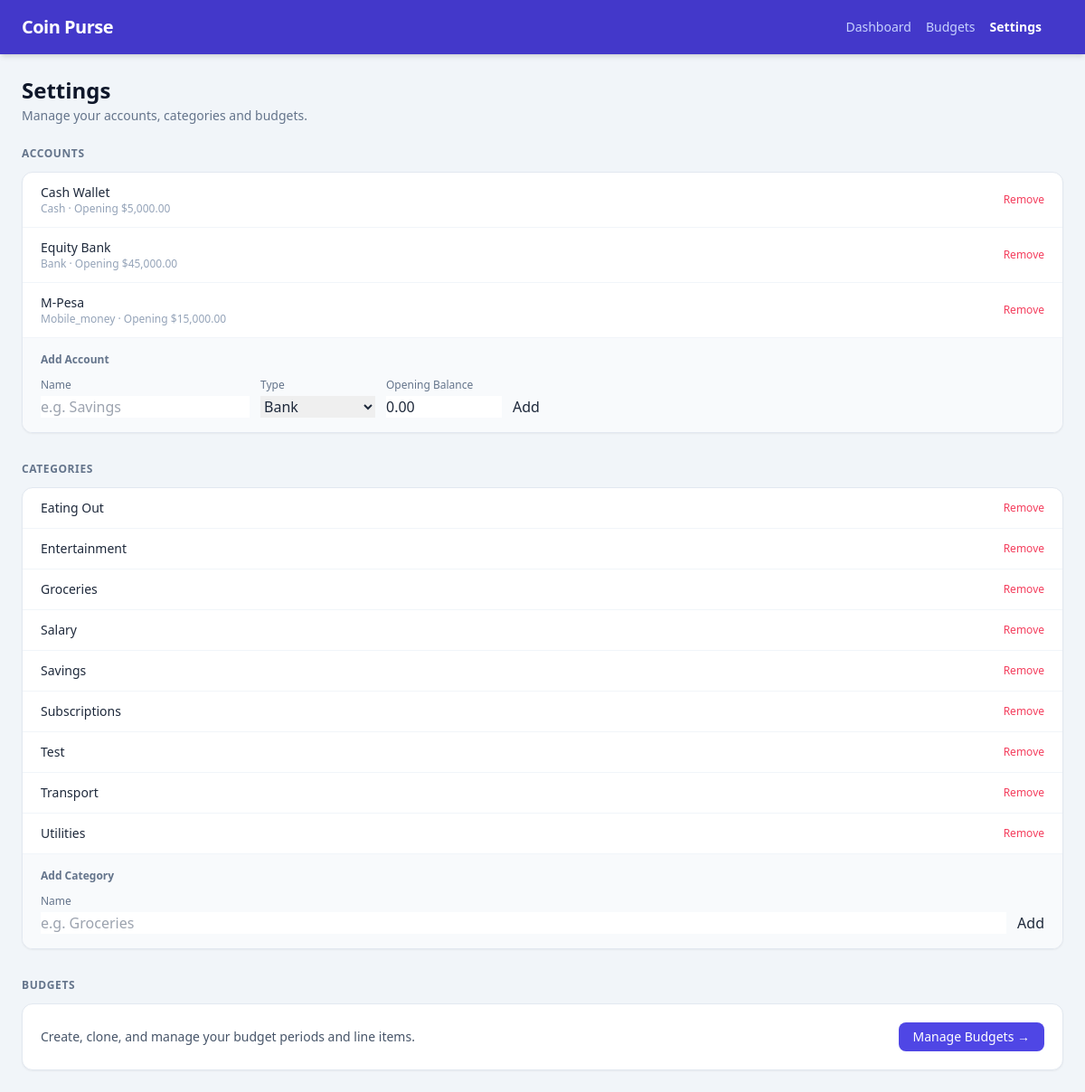
/ui/config/91cd56eb8af3408e83a68a66810c647a, run on the app's committed database.
### models/models.py (models this page shows)
class TimestampMixin:
    id: Mapped[uuid.UUID] = mapped_column(
        UUID(as_uuid=True),
        primary_key=True,
        default=uuid.uuid4,
        server_default=text("gen_random_uuid()"),
    )
    created_at: Mapped[datetime] = mapped_column(
        DateTime(timezone=True),
        nullable=False,
        default=lambda: datetime.now(UTC),
        server_default=func.now(),
    )
    updated_at: Mapped[datetime] = mapped_column(
        DateTime(timezone=True),
        nullable=False,
        default=lambda: datetime.now(UTC),
        server_default=func.now(),
        onupdate=lambda: datetime.now(UTC),
    )
    is_active: Mapped[bool] = mapped_column(
        Boolean, nullable=False, server_default=text("true")
    )

class Base(DeclarativeBase):
    pass

class Account(TimestampMixin, Base):
    __tablename__ = "accounts"
    __table_args__ = (
        UniqueConstraint("user_id", "name", name="uq_accounts_user_name"),
        Index("ix_accounts_user_id", "user_id"),
    )
    user_id: Mapped[uuid.UUID] = mapped_column(
        UUID(as_uuid=True),
        ForeignKey("users.id", ondelete="RESTRICT"),
        nullable=False,
    )
    name: Mapped[str] = mapped_column(String(200), nullable=False)
    account_type: Mapped[str] = mapped_column(
        String(50), nullable=False
    )  # e.g. cash/bank/card/mobile_money
    opening_balance: Mapped[Decimal] = mapped_column(
        Numeric(12, 2), nullable=False, server_default=text("0")
    )
    user: Mapped[User] = relationship(back_populates="accounts")
    transactions: Mapped[list[Transaction]] = relationship(
        back_populates="account",
        foreign_keys="Transaction.account_id",
    )
    incoming_transfers: Mapped[list[Transaction]] = relationship(
        back_populates="to_account",
        foreign_keys="Transaction.to_account_id",
    )

class Category(TimestampMixin, Base):
    __tablename__ = "categories"
    __table_args__ = (
        UniqueConstraint("user_id", "name", name="uq_categories_user_name"),
        Index("ix_categories_user_id", "user_id"),
    )
    user_id: Mapped[uuid.UUID] = mapped_column(
        UUID(as_uuid=True),
        ForeignKey("users.id", ondelete="RESTRICT"),
        nullable=False,
    )
    name: Mapped[str] = mapped_column(String(120), nullable=False)
    user: Mapped[User] = relationship(back_populates="categories")
    transactions: Mapped[list[Transaction]] = relationship(back_populates="category")
    budget_items: Mapped[list[BudgetItem]] = relationship(back_populates="category")

### routes/views.py (the view)
@router.get("/ui/config/{user_id}", response_class=HTMLResponse)
def ui_config(
    request: Request,
    user_id: UUID,
    db: Annotated[Session, Depends(get_db)],
):
    accounts = (
        active_query(db, Account)
        .filter(Account.user_id == user_id)
        .order_by(Account.name)
        .all()
    )
    categories = (
        active_query(db, Category)
        .filter(Category.user_id == user_id)
        .order_by(Category.name)
        .all()
    )
    return templates.TemplateResponse(
        "config.html",
        {
            "request": request,
            "user_id": str(user_id),
            "accounts": accounts,
            "categories": categories,
        },
    )

### templates/config.html (shortened to what this page needs)
{% extends "base.html" %}
{% block nav_config %}font-semibold !text-white{% endblock %}
{% block content %}
<div class="mb-6">
  <h1 class="text-2xl font-bold text-slate-900">Settings</h1>
  <p class="text-slate-500 text-sm mt-0.5">Manage your accounts, categories and budgets.</p>
</div>
<div class="space-y-8">
<section>
  <h2 class="text-xs font-semibold text-slate-500 uppercase tracking-wider mb-3">Accounts</h2>
  <div class="bg-white rounded-xl shadow-sm border border-slate-200 overflow-hidden">
    {% if accounts %}
    <ul id="account-list" class="divide-y divide-slate-100">
      {% for acct in accounts %}
      <li id="acct-{{ acct.id }}" class="px-5 py-3 flex items-center justify-between gap-4">
        <div class="flex-1 min-w-0">
          <p class="text-sm font-medium text-slate-800">{{ acct.name }}</p>
          <p class="text-xs text-slate-400 capitalize">{{ acct.account_type }} · opening {{ acct.opening_balance | currency }}</p>
        </div>
        <button
          onclick="deleteAccount('{{ acct.id }}')"
          class="text-xs text-rose-500 hover:text-rose-700 font-medium shrink-0">
          Remove
        </button>
      </li>
      {% endfor %}
    </ul>
    {% else %}
    <p id="no-accounts-msg" class="px-5 py-4 text-sm text-slate-400">No accounts yet.</p>
    {% endif %}
    <div class="px-5 py-4 border-t border-slate-100 bg-slate-50">
      <p class="text-xs font-semibold text-slate-500 mb-3">Add Account</p>
      <form id="account-form" class="flex flex-wrap gap-3 items-end" onsubmit="createAccount(event)">
        <div class="flex flex-col gap-1">
          <label class="text-xs text-slate-500">Name</label>
          <input name="name" required class="input-field" placeholder="e.g. Savings" />
        </div>
        <div class="flex flex-col gap-1">
          <label class="text-xs text-slate-500">Type</label>
          <select name="account_type" class="input-field">
            <option value="bank">Bank</option>
          </select>
        </div>
        <div class="flex flex-col gap-1">
          <label class="text-xs text-slate-500">Opening Balance</label>
          <input name="opening_balance" type="number" step="0.01" min="0" value="0.00" class="input-field w-32" />
        </div>
        <button type="submit" class="btn-primary">Add</button>
      </form>
    </div>
  </div>
</section>
<section>
  <h2 class="text-xs font-semibold text-slate-500 uppercase tracking-wider mb-3">Categories</h2>
  <div class="bg-white rounded-xl shadow-sm border border-slate-200 overflow-hidden">
    {% if categories %}
    <ul id="category-list" class="divide-y divide-slate-100">
      {% for cat in categories %}
      <li id="cat-{{ cat.id }}" class="px-5 py-3 flex items-center justify-between gap-4">
        <p class="text-sm font-medium text-slate-800">{{ cat.name }}</p>
        <button
          onclick="deleteCategory('{{ cat.id }}')"
          class="text-xs text-rose-500 hover:text-rose-700 font-medium shrink-0">
          Remove
        </button>
      </li>
      {% endfor %}
    </ul>
    {% else %}
    <p id="no-categories-msg" class="px-5 py-4 text-sm text-slate-400">No categories yet.</p>
    {% endif %}
    <div class="px-5 py-4 border-t border-slate-100 bg-slate-50">
      <p class="text-xs font-semibold text-slate-500 mb-3">Add Category</p>
      <form id="category-form" class="flex gap-3 items-end" onsubmit="createCategory(event)">
        <div class="flex flex-col gap-1 flex-1">
          <label class="text-xs text-slate-500">Name</label>
          <input name="name" required class="input-field" placeholder="e.g. Groceries" />
        </div>
        <button type="submit" class="btn-primary">Add</button>
      </form>
    </div>
  </div>
</section>
<section>
  <h2 class="text-xs font-semibold text-slate-500 uppercase tracking-wider mb-3">Budgets</h2>
  <div class="bg-white rounded-xl shadow-sm border border-slate-200 p-5 flex items-center justify-between">
    <p class="text-sm text-slate-600">Create, clone, and manage your budget periods and line items.</p>
    <a href="/ui/budgets/{{ user_id }}"
       class="bg-indigo-600 hover:bg-indigo-700 text-white text-sm font-medium px-4 py-1.5 rounded-lg transition-colors shrink-0">
      Manage Budgets →
    </a>
  </div>
</section>
</div>
{% endblock %}

### templates/config.html (style rules this page uses)
.input-field { @apply border border-slate-300 rounded-lg px-3 py-1.5 text-sm focus:outline-none focus:ring-2 focus:ring-indigo-400 bg-white; }
.btn-primary { @apply bg-indigo-600 hover:bg-indigo-700 text-white text-sm font-medium px-4 py-1.5 rounded-lg transition-colors; }

### data on the page
Account: name "Cash Wallet", account_type "Cash", opening_balance "$5,000.00"
Account: name "Equity Bank", account_type "Bank", opening_balance "$45,000.00"
Account: name "M-Pesa", account_type "Mobile_money", opening_balance "$15,000.00"
Category: name "Eating Out"
Category: name "Entertainment"
Category: name "Groceries"
Category: name "Salary"
Category: name "Savings"
Category: name "Subscriptions"
Category: name "Test"
Category: name "Transport"
Category: name "Utilities"
